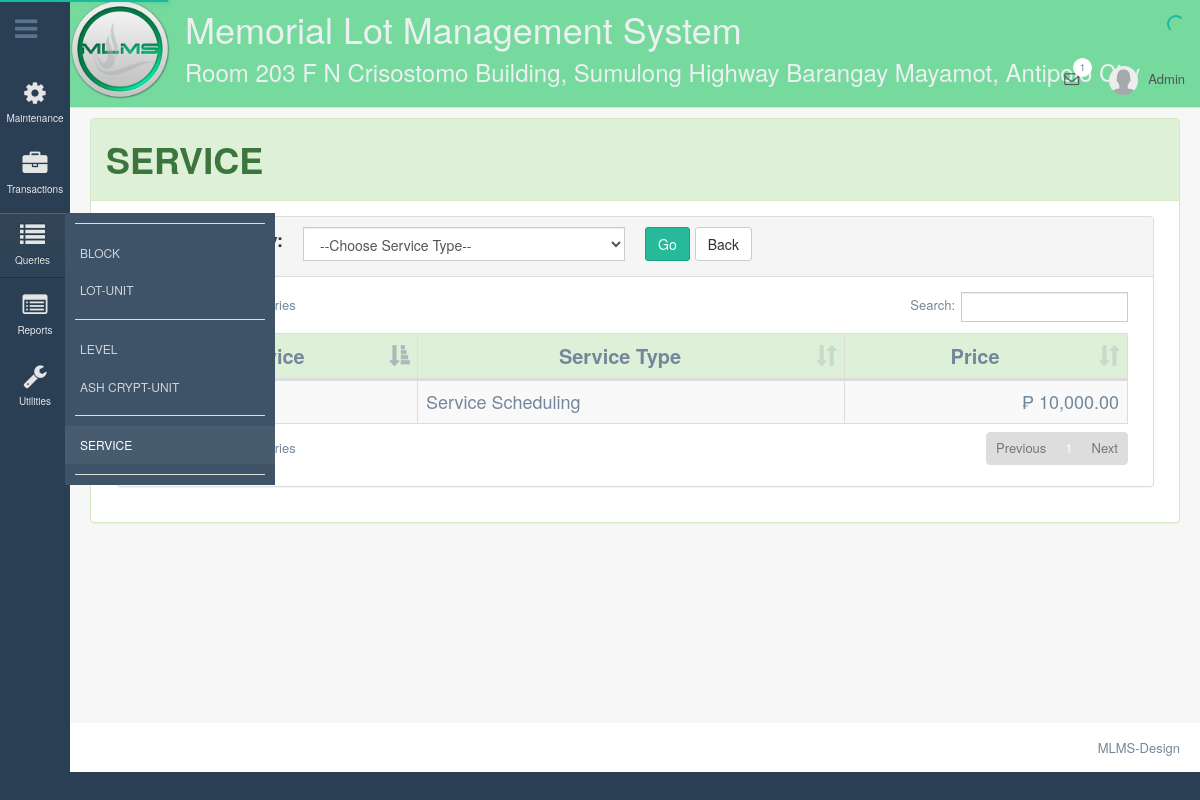
The app's page /pages/queries/service-query.php with its own data.
### tables this page shows
CREATE TABLE `tblcompanysettings` (
  `intCompanyID` int(11) NOT NULL AUTO_INCREMENT,
  `strCompanyName` varchar(60) DEFAULT NULL,
  `strAddress` varchar(100) DEFAULT NULL,
  `strContactNo` varchar(15) DEFAULT NULL,
  `strEmailAddress` varchar(20) DEFAULT NULL,
  `strLogo` text,
  `strColor` varchar(20) DEFAULT NULL,
  PRIMARY KEY (`intCompanyID`)
);

CREATE TABLE `tblservice` (
  `intServiceID` int(11) NOT NULL AUTO_INCREMENT,
  `strServiceName` varchar(45) NOT NULL,
  `dblServicePrice` decimal(12,2) NOT NULL,
  `intStatus` int(11) NOT NULL,
  `intServiceTypeId` int(11) NOT NULL,
  PRIMARY KEY (`intServiceID`),
  KEY `fk_tblservice_intServiceTypeId_idx` (`intServiceTypeId`),
  CONSTRAINT `fk_tblservice_intServiceTypeId` FOREIGN KEY (`intServiceTypeId`) REFERENCES `tblservicetype` (`intServiceTypeId`) ON UPDATE CASCADE
);

CREATE TABLE `tblservicetype` (
  `intServiceTypeId` int(11) NOT NULL AUTO_INCREMENT,
  `strServiceTypeName` varchar(45) NOT NULL,
  `strServiceTypeDesc` text,
  PRIMARY KEY (`intServiceTypeId`)
);

### pages/queries/service-query.php (the view, shortened to what this page needs)
<?php
require('../controller/query-viewdata.php');
?>
<!DOCTYPE html>
<html lang="en">
  <head>
    <link href="../../vendors/bootstrap/dist/css/bootstrap.min.css" rel="stylesheet">
    <link href="../../vendors/font-awesome/css/font-awesome.min.css" rel="stylesheet">
    <link href="../../vendors/nprogress/nprogress.css" rel="stylesheet">
    <link href="../../vendors/malihu-custom-scrollbar-plugin/jquery.mCustomScrollbar.min.css" rel="stylesheet"/>
    <link href="../../build/css/custom.min.css" rel="stylesheet">
    <link href="../../vendors/datatables.net-bs/css/dataTables.bootstrap.min.css" rel="stylesheet">
    <link href="../../vendors/datatables.net-buttons-bs/css/buttons.bootstrap.min.css" rel="stylesheet">
    <link href="../../vendors/datatables.net-fixedheader-bs/css/fixedHeader.bootstrap.min.css" rel="stylesheet">
    <link href="../../vendors/datatables.net-responsive-bs/css/responsive.bootstrap.min.css" rel="stylesheet">
    <link href="../../vendors/datatables.net-scroller-bs/css/scroller.bootstrap.min.css" rel="stylesheet">
</head>
<body class="nav-sm">
    <div class="container body">
        <div class="main_container">
           <?php
                require('../menu/query-sidemenu.php');
                require('../menu/topnav.php');
           ?>
            <div class="right_col" role="main">
                <div class = "row">
                    <div class="col-md-12">
                        <div class="panel panel-success ">
                            <div class="panel-heading">
                                <H1><b>SERVICE</b></H2>
                            </div>
                            <div class="panel-body">
                            <div class="col-md-12">
                                <div class="panel panel-default">
                                        <div class="panel-heading">
                                            <form class="form-vertical" role="form" action = "service-query.php" method= "post">
                                                    <div class="row">
                                                        <div class="form-group">
                                                            <label class="col-md-2" style = "font-size: 18px;" align="right" style="margin-top:.30em">Filter by:</label>
                                                            <div class="col-md-4">
                                                                <select class="form-control" name = "filter">
                                                                    <option value="hehe" selected disabled> --Choose Service Type--</option>
                                                                </select>
                                                            </div>
                                                            <div class="col-md-2">
                                                                <button type="submit" class="btn btn-success pull-left" name= "btnGo">Go</button>
                                                                <button type="submit" class="btn btn-default pull-left" name= "btnBack">Back</button>
                                                            </div>
                                                        </div>
                                                    </div>
                                            </form>
                     	                  </div>
                                    <div class="panel-body">
                                        <div class="table-responsive col-md-12 col-lg-12 col-xs-12">
                                            <table id="datatable-responsive" class="table table-striped table-bordered dt-responsive nowrap" cellspacing="0" width="100%">
                                                    <thead>
                                                            <tr>
                                                                <th class = "success" style = "text-align: center; font-size: 20px;">Service</th>
                                                                <th class = "success" style = "text-align: center; font-size: 20px;">Service Type</th>
                                                                <th class = "success" style = "text-align: center; font-size: 20px;">Price</th>
                                                            </tr>
                                                        </thead>
                                                        <tbody>
                                                            <?php
                                                              if (isset($_POST['btnGo'])){
                                                                  $filter = $_POST['filter'];
                                                                  $sql = "SELECT s.intServiceID, s.strServiceName, s.dblServicePrice, st.strServiceTypeName FROM tblservice s
                                                                            INNER JOIN tblservicetype st ON s.intServiceTypeId = st.intServiceTypeId WHERE s.intStatus='0' AND s.intServiceTypeId='".$filter."' ORDER BY s.strServiceName ASC";
                                                                  $conn = mysql_connect(constant('server'),constant('user'),constant('pass'));
                                                                  mysql_select_db(constant('mydb'));
                                                                  $result = mysql_query($sql,$conn);
                                                                  while($row = mysql_fetch_array($result)){
                                                                    $intServiceID = $row['intServiceID'];
                                                                    $strServiceName = $row['strServiceName'];
                                                                    $strServiceTypeName = $row['strServiceTypeName'];
                                                                    $dblServicePrice = $row['dblServicePrice'];
                                                                    echo "<tr>
                                                                                <td style ='font-size:18px;'>$strServiceName</td>
                                                                                <td style ='font-size:18px;'>$strServiceTypeName</td>
                                                                                <td style = 'text-align: right; font-size:18px;'>₱ ".number_format($dblServicePrice,2)."</td>
                                                                            </tr>";
                                                                }
                                                                mysql_close($conn);
                                                                }else if(isset($_POST['btnBack'])){
                                                                    $view = new service();
                                                                    $view->viewService();
                                                                }
                                                                else{
                                                                        $view1 = new service();
                                                                        $view1->viewService();
                                                                }
                                                             ?>
                                                        </tbody>
                                                </table>
                                            </div>
                                        </div>
                                    </div>
                                </div>
                            </div>
                        </div>
                    </div>
                </div>
            </div>
        <footer>
            <div class="pull-right">
                MLMS-Design
            </div>
            <div class="clearfix"></div>
        </footer>
        </div>
    </div>
</body>
</html>

### pages/menu/topnav.php (shortened to what this page needs)
<div class="top_nav" >
<?php
        $sql = "SELECT * FROM tblcompanysettings WHERE intCompanyID = '1'";
        $conn = mysql_connect(constant('server'),constant('user'),constant('pass'));
        $result = mysql_query($sql,$conn);
        while($row = mysql_fetch_array($result)){
            $tfCompanyName = $row['strCompanyName'];
            $tfCompanyAddress = $row['strAddress'];
            $file = $row['strLogo'];
            $tfColor = $row['strColor'];
        }
?>
    <div class="nav_menu" style="background-color:<?php echo $tfColor; ?>">
        <a class="navbar-brand" rel="home" href="#" >
            <img style="max-height:100px; max-width: 100px; margin-top: -16px; margin-left: -15px" src="<?php echo $file;?>">
            <div style="margin-left:100px;margin-top: -100px;">
            <h1><?php echo $tfCompanyName; ?></h1>
            <h3><?php echo $tfCompanyAddress; ?></h3>
            </div>
       </a>
        <nav>
            <ul class="nav navbar-nav navbar-right">
                <li class="">
                    <a href="javascript:;" class="user-profile dropdown-toggle" data-toggle="dropdown" aria-expanded="false">
                        <img src="../images/user.png" alt="">Admin
                    </a>
                </li>
                <li role="presentation" class="dropdown">
                    <a href="javascript:;" class="dropdown-toggle info-number" data-toggle="dropdown" aria-expanded="false">
                       <i class="fa fa-envelope-o"></i>
                       <span class="badge bg-white">1</span>
                    </a>
                </li>
            </ul>
        </nav>
    </div>
</div>

### pages/controller/query-viewdata.php (shortened to what this page needs)
<?php
class service{
    function viewService(){
        $sql = "SELECT s.intServiceID, s.strServiceName, s.dblServicePrice, st.strServiceTypeName FROM tblservice s
                    INNER JOIN tblservicetype st ON s.intServiceTypeId = st.intServiceTypeId WHERE s.intStatus='0' ORDER BY s.strServiceName ASC";
        $conn = mysql_connect(constant('server'),constant('user'),constant('pass'));
        $result = mysql_query($sql,$conn);
		while($row = mysql_fetch_array($result)){
              $strServiceName = $row['strServiceName'];
              $strServiceTypeName = $row['strServiceTypeName'];
              $dblServicePrice = $row['dblServicePrice'];
	           echo "<tr>
                        <td style ='font-size:18px;'>$strServiceName</td>
                        <td style ='font-size:18px;'>$strServiceTypeName</td>
                        <td style = 'text-align: right; font-size:18px;'>₱ ".number_format($dblServicePrice,2)."</td>
                    </tr>";
            }
    }
}
?>

### records on screen
tblcompanysettings: strLogo (picture), strCompanyName "Memorial Lot Management System", strAddress "Room 203 F N Crisostomo Building, Sumulong Highway Barangay Mayamot, Antipolo City"
tblservice: intServiceTypeId.strServiceTypeName "Service Scheduling", dblServicePrice "10,000.00"
